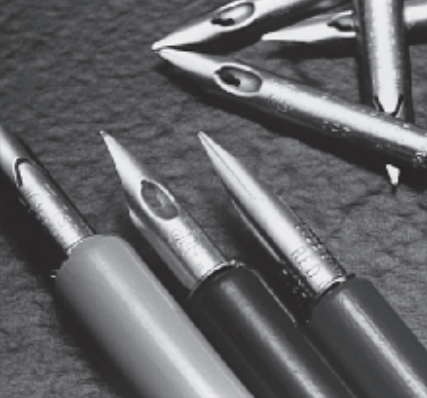
#> input picture seminar-20200910/image/Pens.png, 427 x 398 px
$ python FFT.py
#> lines starting #> are read from the running program, lines starting #| are printed output that depends on the picture
import cv2
import numpy as np
import matplotlib.pyplot as plt

# 画像読み込み
img_pens = cv2.imread("image/Pens.png", 0)
#> img_pens: shape (398, 427); min 34, max 247, mean 102.2
img_mandrill = cv2.imread("image/mandrill512.bmp", 0)
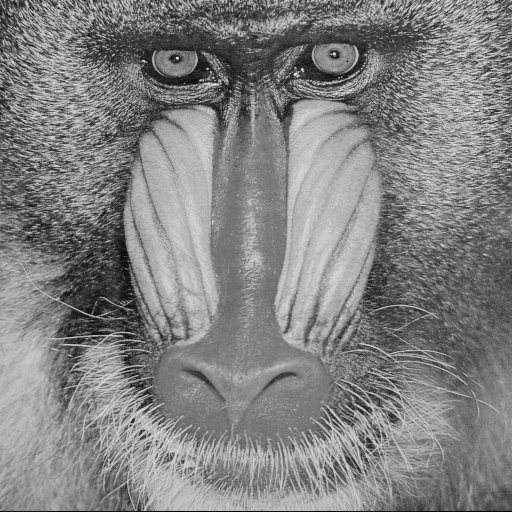
#> input picture seminar-20200910/image/mandrill512.bmp, 512 x 512 px
#> img_mandrill is the input picture: shape (512, 512); min 0, max 231, mean 129.6

# フーリエ変換
fft_pens = np.fft.fft2(img_pens)
fft_mandrill = np.fft.fft2(img_mandrill)

# シフト操作
fft_shift_pens = np.fft.fftshift(fft_pens)
fft_shift_mandrill = np.fft.fftshift(fft_mandrill)

# 逆シフト操作
fft_shift_ishift_pens = np.fft.ifftshift(fft_shift_pens)
fft_shift_ishift_mandrill = np.fft.ifftshift(fft_shift_mandrill)

# 逆フーリエ変換
fft_shift_ishift_ifft_pens = np.fft.ifft2(fft_shift_ishift_pens)
fft_shift_ishift_ifft_mandrill = np.fft.ifft2(fft_shift_ishift_mandrill)

mag_pens = 20 * np.log(np.abs(fft_shift_pens))
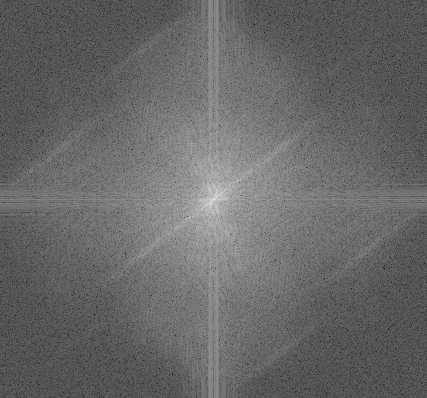
#> mag_pens: shape (398, 427) float64; min -6.32, max 333.4, mean 132.3; drawn with min black and max white
mag_mandrill = 20 * np.log(np.abs(fft_shift_mandrill))
imag_pens = 20 * np.log(np.abs(fft_shift_ishift_ifft_pens))
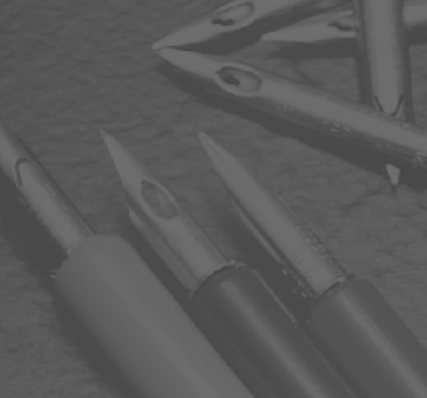
#> imag_pens: shape (398, 427) float64; min 70.53, max 110.2, mean 90.2
imag_mandrill = 20 * np.log(np.abs(fft_shift_ishift_ifft_mandrill))
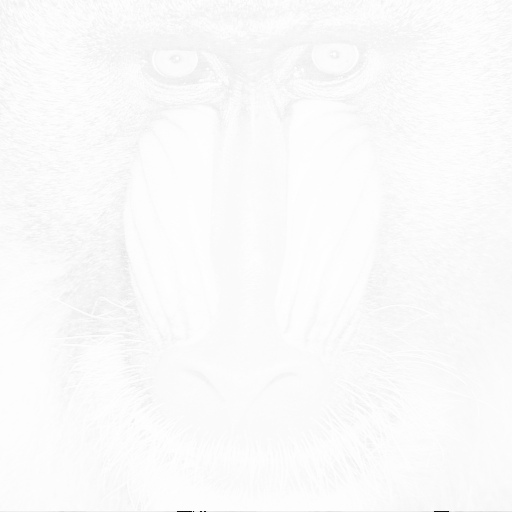
#> imag_mandrill: shape (512, 512) float64; min -692.4, max 108.8, mean 95.8; drawn with min black and max white

cv2.imwrite("image/FFT/fft_shift_pens.png", mag_pens)
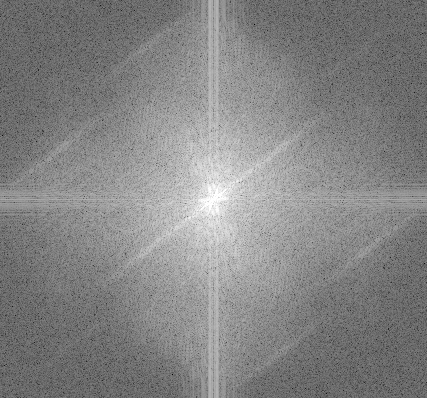
#> saved as fft_shift_pens.png: shape (398, 427); min 0, max 255, mean 132.3
cv2.imwrite("image/FFT/fft_shift_mandrill.png", mag_mandrill)
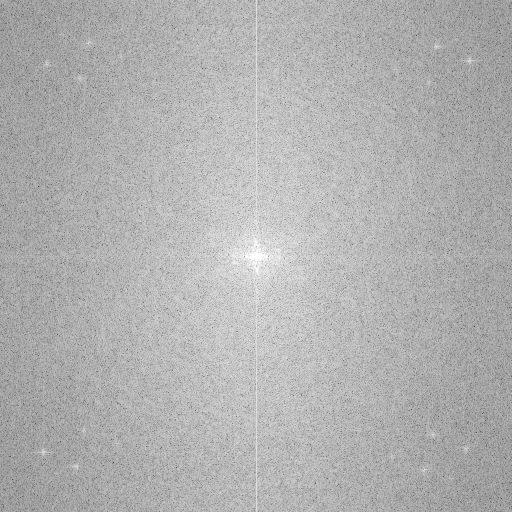
#> saved as fft_shift_mandrill.png: shape (512, 512); min 70, max 255, mean 177
cv2.imwrite("image/FFT/fft_shift_ishift_ifft_pens.png", imag_pens)
cv2.imwrite("image/FFT/fft_shift_ishift_ifft_mandrill.png", imag_mandrill)
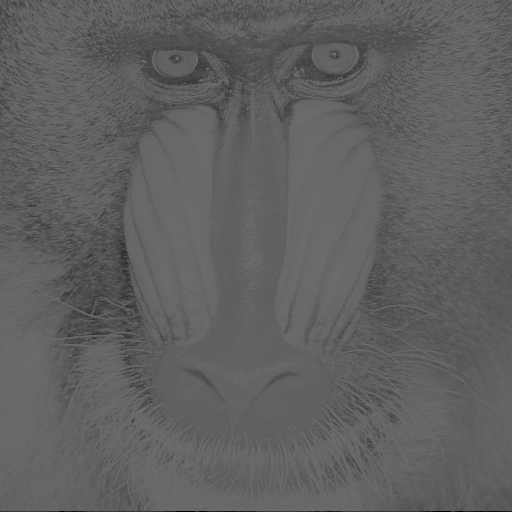
#> saved as fft_shift_ishift_ifft_mandrill.png: shape (512, 512); min 0, max 109, mean 95.9
